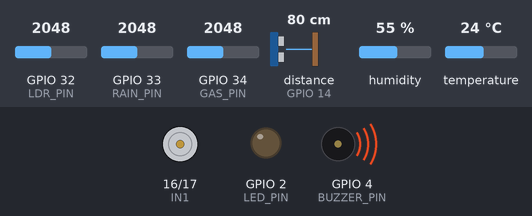
Recording of a sketch running on a simulated ESP32. Shown: motor-driver pin pairs drawn as motors (green arrow = first pin HIGH = forward, orange = second pin HIGH = backward, longer = more drive, scaled by the enable pin), output pins drawn as LEDs (lit = HIGH), buzzer (waves = sounding, pin HIGH). Wiring (inferred from the names in the program): ultrasonic range finder: trigger GPIO 12; echo GPIO 14. The inputs (shaded band) are chosen by the test bench; at power-on: temperature 24 °C, GPIO 34 (GAS_PIN) = 2048, GPIO 32 (LDR_PIN) = 2048, GPIO 33 (RAIN_PIN) = 2048, distance to the obstacle (sensor on GPIO 14) 80 cm, humidity 55 %. The echo pulse lasts 58.3 µs per cm; WiFi joins after 1.5 s; servers stay silent unless stated; uploads are accepted with an empty reply; pins used as bus, display or sensor lines are not drawn; what the sketch prints to the serial monitor is not drawn.

Above: at 3.7 s.
3.8 s: temperature set to 29 °C
7.2 s: temperature set to 32 °C
At 10.7 s:
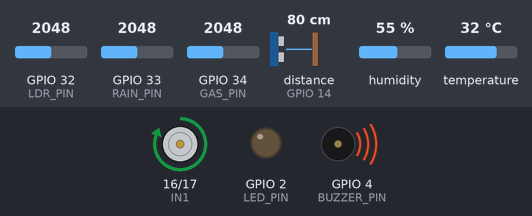
11.0 s: GPIO 34 (GAS_PIN) set to 1931
At 11.9 s:
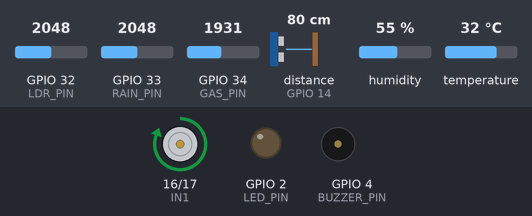
12.8 s: GPIO 32 (LDR_PIN) set to 1532
14.3 s: GPIO 32 (LDR_PIN) set to 1426
At 15.2 s:
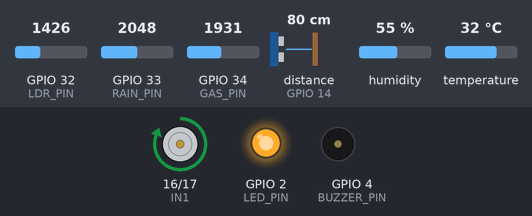
16.2 s: GPIO 34 (GAS_PIN) set to 2040
At 17.3 s:
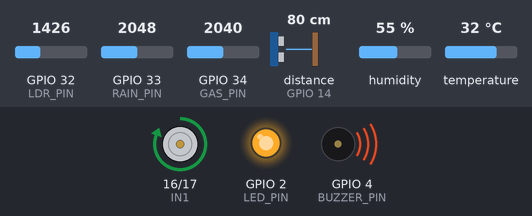
Timing chart, 0 to 19.0 s (numbered marks = the images above; inputs shaded):
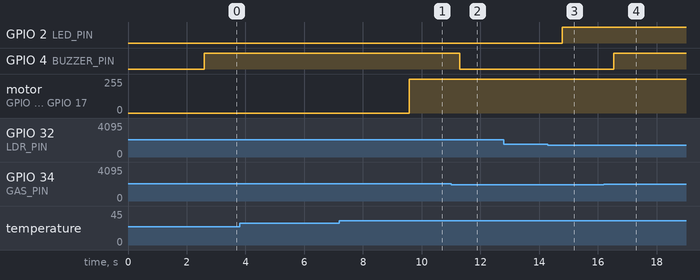

Measured:
- the behaviour switches between 30 and 31 °C on temperature (found by bisection; images 0 and 1)
- the behaviour switches between 2001 and 2000 on GPIO 34 (GAS_PIN) (found by bisection; images 1 and 2)
- the behaviour switches between 1500 and 1499 on GPIO 32 (LDR_PIN) (found by bisection; images 2 and 3)
- after the input at 3.8 s, every drawn part: stays the same
- after the input at 7.2 s, motor on GPIO 16 (IN1) / GPIO 17 (IN2): stopped → forward 255/255 after 2.4 s
- after the input at 11.0 s, GPIO 4 (BUZZER_PIN): HIGH → LOW after 0.30 s
- after the input at 12.8 s, every drawn part: stays the same
- after the input at 14.3 s, GPIO 2 (LED_PIN): LOW → HIGH after 0.49 s
- after the input at 16.2 s, GPIO 4 (BUZZER_PIN): LOW → HIGH after 0.34 s

The sketch:

smart_home_esp32.ino
```cpp
#include <WiFi.h>
#include <HTTPClient.h>
#include <SPI.h>
#include <MFRC522.h>
#include <DHT.h>

const char* ssid = "WIFI";
const char* password = "Pass@123";
const char* serverURL = "http://(YOUR_IP):5000/update";


#define SS_PIN 5
#define RST_PIN 22
MFRC522 rfid(SS_PIN, RST_PIN);


#define DHTPIN 27
#define DHTTYPE DHT11
DHT dht(DHTPIN, DHTTYPE);

#define GAS_PIN 34
#define LDR_PIN 32
#define RAIN_PIN 33

#define LED_PIN 2
#define BUZZER_PIN 4

#define IN1 16
#define IN2 17
#define ENA 25

#define TRIG_PIN 12
#define ECHO_PIN 14

String authorizedTokens[] = {
  "32ADCF55",
  "A1B2C3D4"
};
int tokenCount = 2;

float temperature = 0;
unsigned long lastDHTRead = 0;

bool isAuthorized(String uid) {
  for (int i = 0; i < tokenCount; i++) {
    if (uid == authorizedTokens[i]) {
      return true;
    }
  }
  return false;
}

long readDistance() {
  digitalWrite(TRIG_PIN, LOW);
  delayMicroseconds(2);
  digitalWrite(TRIG_PIN, HIGH);
  delayMicroseconds(10);
  digitalWrite(TRIG_PIN, LOW);
  long d = pulseIn(ECHO_PIN, HIGH, 25000);
  if (d == 0) return 0;
  return d * 0.034 / 2;
}

void setup() {
  Serial.begin(115200);
  delay(1000);
  Serial.println("SYSTEM STARTED");

  pinMode(LED_PIN, OUTPUT);
  pinMode(BUZZER_PIN, OUTPUT);
  pinMode(IN1, OUTPUT);
  pinMode(IN2, OUTPUT);
  pinMode(ENA, OUTPUT);
  pinMode(TRIG_PIN, OUTPUT);
  pinMode(ECHO_PIN, INPUT);

  digitalWrite(ENA, HIGH);

  SPI.begin(18, 19, 23, SS_PIN);
  rfid.PCD_Init();
  dht.begin();

  WiFi.begin(ssid, password);
  while (WiFi.status() != WL_CONNECTED) delay(300);

  Serial.println("WiFi Connected");
}

void loop() {

  // ---------- RFID ----------
  String rfidStatus = "Waiting";

  if (rfid.PICC_IsNewCardPresent() && rfid.PICC_ReadCardSerial()) {
    String uid = "";
    for (byte i = 0; i < rfid.uid.size; i++) {
      if (rfid.uid.uidByte[i] < 0x10) uid += "0";
      uid += String(rfid.uid.uidByte[i], HEX);
    }
    uid.toUpperCase();

    Serial.print("RFID UID: ");
    Serial.println(uid);

    if (isAuthorized(uid)) {
      rfidStatus = "Granted";
      Serial.println("ACCESS GRANTED");
    } else {
      rfidStatus = "Denied";
      Serial.println("ACCESS DENIED");
    }

    rfid.PICC_HaltA();
    rfid.PCD_StopCrypto1();
  }

  if (millis() - lastDHTRead > 2000) {
    float t = dht.readTemperature();
    if (!isnan(t)) temperature = t;
    lastDHTRead = millis();
  }

  int gasValue = analogRead(GAS_PIN);
  String gasStatus = gasValue > 2000 ? "Gas Detected" : "Safe";
  digitalWrite(BUZZER_PIN, gasValue > 2000);

  String fanStatus = "OFF";
  if (temperature > 30) {
    digitalWrite(IN1, HIGH);
    digitalWrite(IN2, LOW);
    fanStatus = "ON";
  } else {
    digitalWrite(IN1, LOW);
    digitalWrite(IN2, LOW);
  }

  int ldrValue = analogRead(LDR_PIN);
  String ledStatus = ldrValue > 1500 ? "ON" : "OFF";
  digitalWrite(LED_PIN, ldrValue < 1500);

  long distance = readDistance();

  int rainValue = analogRead(RAIN_PIN);
  String rainStatus = rainValue < 2500 ? "No Rain" : "No Rain";

  if (WiFi.status() == WL_CONNECTED) {
    HTTPClient http;
    http.begin(serverURL);
    http.addHeader("Content-Type", "application/json");

    String json =
      "{"
      "\"rfid\":\"" + rfidStatus + "\","
      "\"gas\":\"" + gasStatus + "\","
      "\"temperature\":" + String(temperature) + ","
      "\"fan\":\"" + fanStatus + "\","
      "\"ldr\":" + String(ldrValue) + ","
      "\"led\":\"" + ledStatus + "\","
      "\"ultrasonic\":" + String(distance) + ","
      "\"rain_value\":" + String(rainValue) + ","
      "\"rain_status\":\"" + rainStatus + "\""
      "}";

    http.POST(json);
    http.end();
  }

  delay(1500);
}
```
